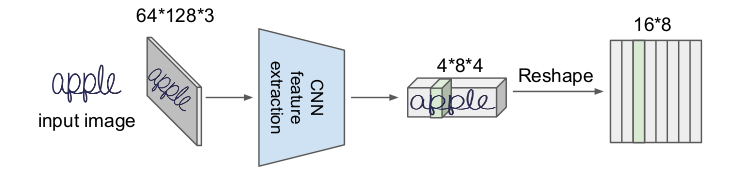
#> input picture algs/ocr/ocr_01.png, 750 x 194 px
$ python -i synthset.py   (imports and definitions only)
#> lines starting #> are read from the running program, lines starting #| are printed output that depends on the picture
#> further down, picture is the input picture: PIL image 750x194 RGB; mean R, G, B 239.6, 240.9, 242.1
#!/usr/bin/env python

'''
Fetches invoices based on filenames from a text file and proceeds
to crop out each gold field's content based on it's textbox, saving
all results into a "crops" directory as .PNG files.
The gold standard text, field type and even the bounding box coordinates
for each crop out are stored in the .PNG's metadata under the keys "text",
"labeltype" and "bbox".

^^^
This would have been the original functionality, but this is a "light" version, only operating with synthetic
data. All the real data infrastructure has been removed.

'''

from shutil import copyfile
import sys
from random import choice as oldchoice
from random import randint as randint
import traceback
import itertools
from collections import defaultdict

from PIL import Image, ImageDraw, ImageFont
from PIL import PngImagePlugin
import numpy as np
from sklearn.utils import check_random_state
import cairocffi as cairo
from scipy import ndimage

from fakestrings import randomstring

from scipy.ndimage.filters import gaussian_filter
from numpy import *


# [147 lines left out: functions weighted_choice, speckle, paint_text, augment, cloud, grayout, not called in this run]


def gaussianblur(numpypic):
    sigma = float(randint(0, 120)) / 100
    return ndimage.filters.gaussian_filter(numpypic, sigma)


# [4 lines left out: function invertor, not called in this run]


def sample_background(picture):
    """Desperate attempt at inferring the genuine background colour from multiple points along the outer edge of the crop"""
    return int(np.median([picture.getpixel((0, 0))[0], \
                          picture.getpixel((0, picture.getbbox()[3] / 2))[0], \
                          picture.getpixel((0, picture.getbbox()[3] - 1))[0], \
 \
                          picture.getpixel((picture.getbbox()[2] / 2, 0))[0], \
                          picture.getpixel((picture.getbbox()[2] / 2, picture.getbbox()[3] - 1))[0], \
 \
                          picture.getpixel((picture.getbbox()[2] - 1, 0))[0], \
                          picture.getpixel((picture.getbbox()[2] - 1, picture.getbbox()[3] / 2))[0], \
                          picture.getpixel((picture.getbbox()[2] - 1, picture.getbbox()[3] - 1))[0]
                          ]))


# [14 lines left out: function size_plainpad, not called in this run]


def size_randpad(picture):
    """Padding a PIL image to a random position and returning it as a keras friendly matrix"""
    backc = sample_background(picture)
#> backc = 255
    newpic = Image.new('RGB', (512, 64), (backc, backc, backc, 255))
#> newpic: PIL image 512x64 RGB; every value is 255
    orw = picture.getbbox()[2]
#> orw = 750
    orh = picture.getbbox()[3]
#> orh = 194
    new = newpic.getbbox()[2]
#> new = 512
    neh = newpic.getbbox()[3]
#> neh = 64

    if orw > new or orh > neh:
        wr = float(new) / float(orw)
#> wr = 0.683
        hr = float(neh) / float(orh)
#> hr = 0.33
        rat = min([wr, hr]) * .9
#> rat = 0.297
        picture = picture.resize((int(orw * rat) - 1, int(orh * rat) - 1), Image.LANCZOS)
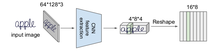
#> picture: PIL image 221x56 RGB; mean R, G, B 239.2, 240.5, 241.7
        orw = picture.getbbox()[2]
#> orw = 221
        orh = picture.getbbox()[3]
#> orh = 56

    if orh > float(neh) * .5:
        multw = float(randint(int(orw * .5), new)) / float(orw)
#> multw = 1.39
        multh = float(randint(int(orh * .5), neh)) / float(orh)
#> multh = 0.964
    else:
        multw = float(randint(orw, new)) / float(orw)
        multh = float(randint(orh, neh)) / float(orh)
    mult = min([multw, multh])
#> mult = 0.964
    orw = int(float(orw) * float(mult))
#> orw = 213
    orh = int(float(orh) * float(mult))
#> orh = 54
    picture = picture.resize((orw, orh), Image.LANCZOS)
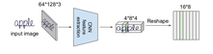
#> picture: PIL image 213x54 RGB; mean R, G, B 238.9, 240.3, 241.4
    randoffw = randint(0, new - orw)
#> randoffw = 20
    randoffh = randint(0, neh - orh)
#> randoffh = 4
    tup = (randoffw, randoffh)
#> tup = (20, 4)
    newpic.paste(picture, tup)
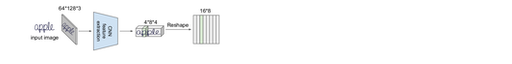
#> newpic: PIL image 512x64 RGB; mean R, G, B 249.4, 249.8, 250.2
    newpic = newpic.convert("L")
#> newpic: PIL image 512x64 L
    numparr = np.array(newpic)
    numparr = numparr.astype(np.float32) / 255
    numparr = numparr.transpose()[None, :, :]
    return numparr


class CropImageIterator(object):
    """
    Uses the two methods above to produce a somewhat more useful iterator, which can be iterated over
    infinitely, shuffling itself automatically whenever it runs out of crops to offer.
    It also returns actual 512x64 padded crops, rather than whatever dimension comes out of the original boundiboxes.
    In future it shall also include possibility of various data augmentation through noising and whatnot.

    It has two modes. The default mode yields tuples of;
    (Keras friendly np array of the picture, correspnoding label, bbox, type of the label)
    The pass_by_file mode applies the usual padding, creating a new temporary .png file in /tmp/, to be used by the other
    end application. THE RECEIVING APPLICATION IS EXPECTED TO CLEAN THE .PNG FILE UP ON IT'S OWN!
    """

    # [9 lines left out: function __init__, not called in this run]

    def __enter__(self):
        return self

    def __exit__(self, type, value, trace):
        pass

    def init_loop(self):
        self.i = 0

    def __iter__(self):
        return self

    def __next__(self):
        return self.next()

    def __len__(self):
        return 2000 #Firmly set to stop validation at a reasonable amount, has no purpose without real data.

    def set_pass_by_file(self, pass_by_file=True):
        self.pass_by_file = pass_by_file

    def next(self):
        rstr = randomstring(self.wantedlablist)
        return augment(paint_text(rstr[0], 512, 64, multi_fonts=True, randshift=self.randpad)), rstr[0], "no_file", rstr[1]


>>> from PIL import Image
>>> picture = Image.open('ocr_01.png')
>>> result = size_randpad(picture)

$ run again, on algs/ocr/ocr_03.png
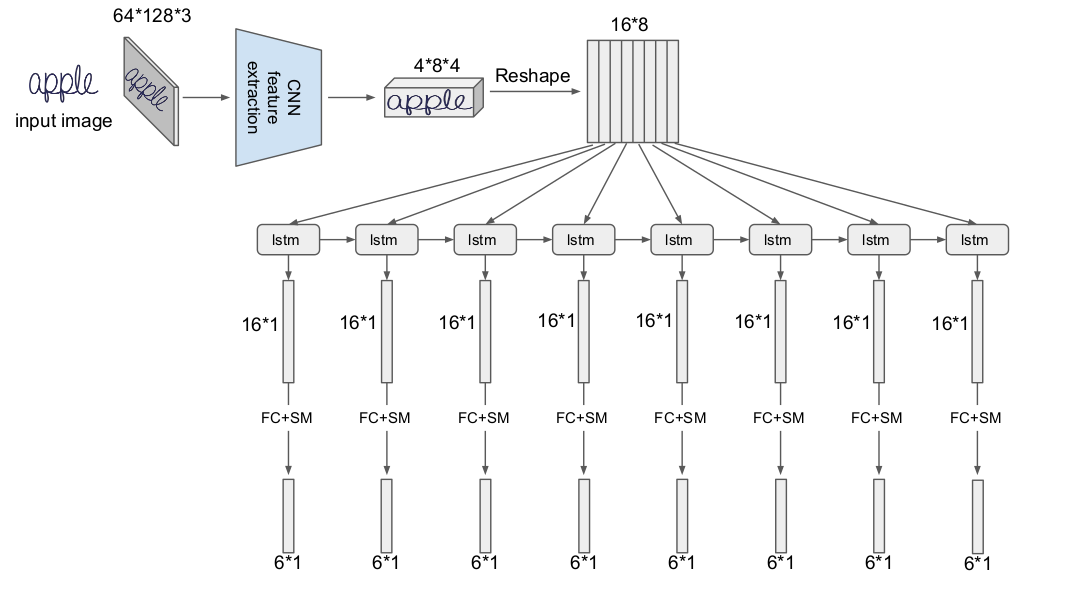
#> input picture algs/ocr/ocr_03.png, 1083 x 603 px
#> picture is the input picture: PIL image 1083x603 RGB; mean R, G, B 246.8, 247, 247.3
#> backc = 255
#> in size_randpad, `orw = picture.getbbox()[2]`: orw = 1083
#> in size_randpad, `orh = picture.getbbox()[3]`: orh = 603
#> new = 512
#> neh = 64
#> wr = 0.473
#> hr = 0.106
#> rat = 0.0955
#> in size_randpad, `orw = picture.getbbox()[2]`: orw = 102
#> in size_randpad, `orh = picture.getbbox()[3]`: orh = 56
#> multw = 4.74
#> multh = 0.929
#> in size_randpad, `orw = int(float(orw) * float(mult))`: orw = 94
#> in size_randpad, `orh = int(float(orh) * float(mult))`: orh = 52
#> in size_randpad, `picture = picture.resize((orw, orh), Image.LANCZOS)`:
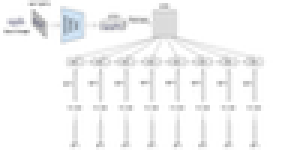
#> picture: PIL image 94x52 RGB (shown 3 times larger); mean R, G, B 246, 246.2, 246.5
#> randoffw = 388
#> randoffh = 6
#> tup = (388, 6)
#> in size_randpad, `newpic.paste(picture, tup)`:
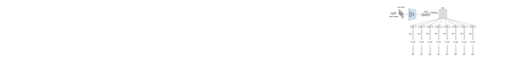
#> newpic: PIL image 512x64 RGB; mean R, G, B 253.7, 253.7, 253.7

$ run again, on algs/ocr/ocr_04.png
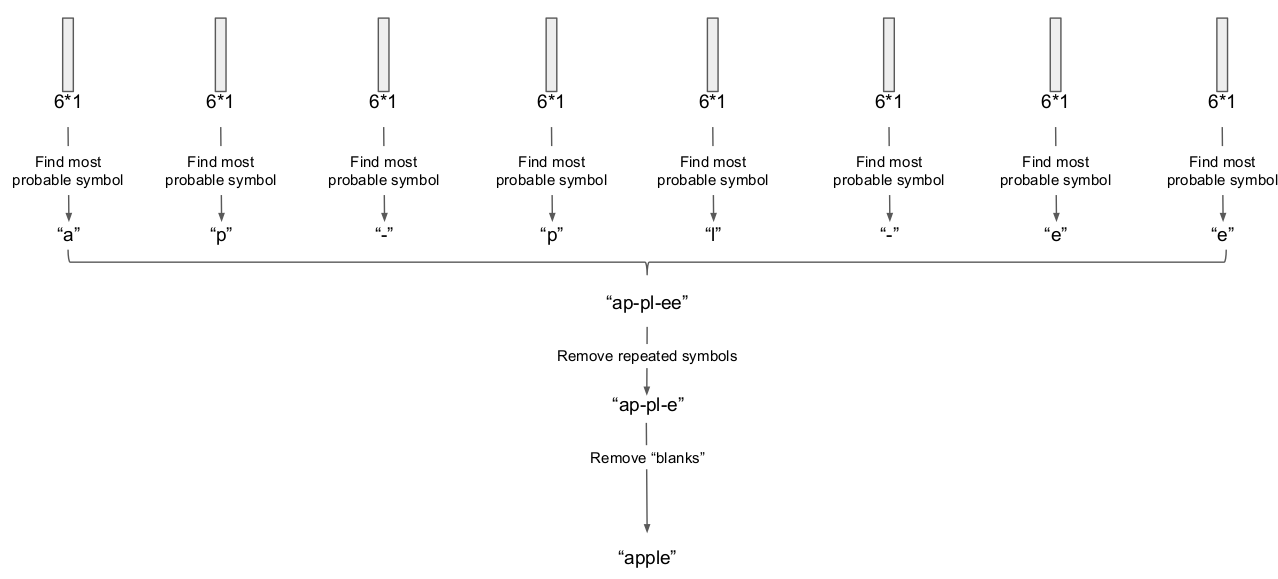
#> input picture algs/ocr/ocr_04.png, 1278 x 579 px
#> picture is the input picture: PIL image 1278x579 RGB; min 0, max 255, mean 251.3
#> backc = 255
#> in size_randpad, `orw = picture.getbbox()[2]`: orw = 1278
#> in size_randpad, `orh = picture.getbbox()[3]`: orh = 579
#> new = 512
#> neh = 64
#> wr = 0.401
#> hr = 0.111
#> rat = 0.0995
#> in size_randpad, `orw = picture.getbbox()[2]`: orw = 126
#> in size_randpad, `orh = picture.getbbox()[3]`: orh = 56
#> multw = 3.93
#> multh = 0.929
#> in size_randpad, `orw = int(float(orw) * float(mult))`: orw = 117
#> in size_randpad, `orh = int(float(orh) * float(mult))`: orh = 52
#> in size_randpad, `picture = picture.resize((orw, orh), Image.LANCZOS)`:
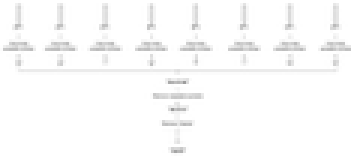
#> picture: PIL image 117x52 RGB (shown 3 times larger); min 156, max 255, mean 250.8
#> randoffw = 388
#> randoffh = 6
#> tup = (388, 6)
#> in size_randpad, `newpic.paste(picture, tup)`:
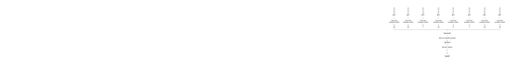
#> newpic: PIL image 512x64 RGB; min 156, max 255, mean 254.2

$ run again, on algs/ocr/ocr_07.png
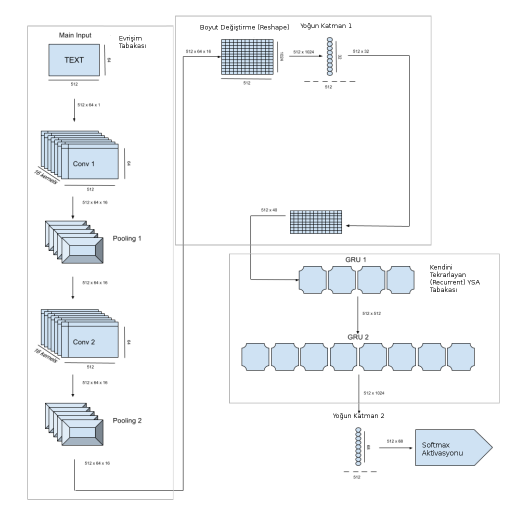
#> input picture algs/ocr/ocr_07.png, 1020 x 1020 px (shown at 1/2 size)
#> picture is the input picture: PIL image 1020x1020 RGBA; mean R, G, B, A 244.6, 246.2, 247.7, 255
#> backc = 255
#> in size_randpad, `orw = picture.getbbox()[2]`: orw = 1020
#> new = 512
#> neh = 64
#> wr = 0.502
#> hr = 0.0627
#> rat = 0.0565
#> in size_randpad, `orw = picture.getbbox()[2]`: orw = 56
#> multw = 8.21
#> multh = 0.929
#> in size_randpad, `orw = int(float(orw) * float(mult))`: orw = 52
#> in size_randpad, `picture = picture.resize((orw, orh), Image.LANCZOS)`:
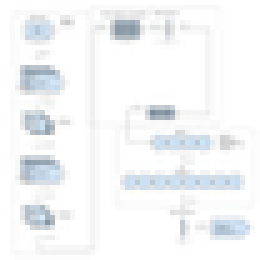
#> picture: PIL image 52x52 RGBA (shown 5 times larger); mean R, G, B, A 244, 245.7, 247.2, 255
#> randoffw = 388
#> randoffh = 6
#> tup = (388, 6)
#> in size_randpad, `newpic.paste(picture, tup)`:
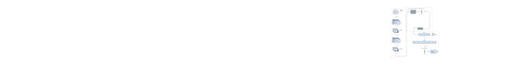
#> newpic: PIL image 512x64 RGB; mean R, G, B 254.1, 254.2, 254.4
